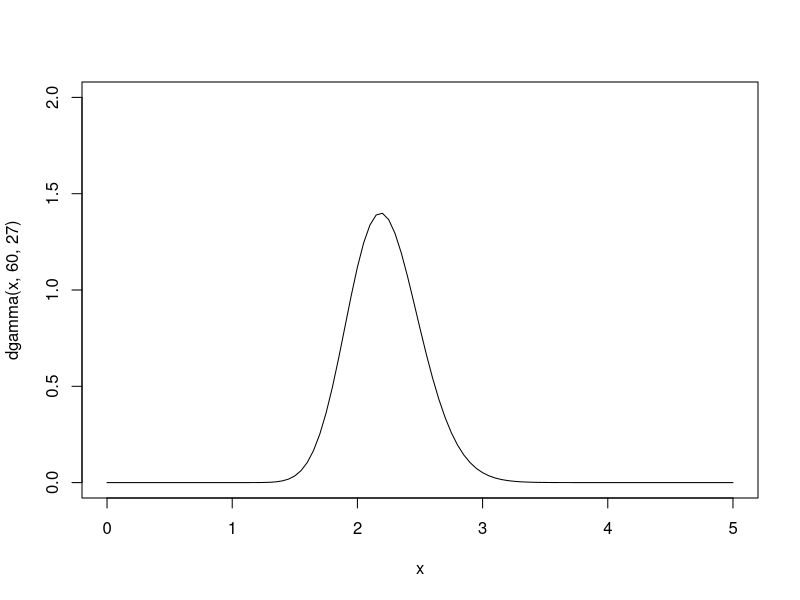

Here is the R script that generated this plot:
# Copyright 2021 Province of British Columbia
# 
# Licensed under the Apache License, Version 2.0 (the "License");
# you may not use this file except in compliance with the License.
# You may obtain a copy of the License at
# 
# http://www.apache.org/licenses/LICENSE-2.0
# 
# Unless required by applicable law or agreed to in writing, software distributed under the License is distributed on an "AS IS" BASIS,
# WITHOUT WARRANTIES OR CONDITIONS OF ANY KIND, either express or implied.
# See the License for the specific language governing permissions and limitations under the License.

#############################################################
# 00_SC_Informed Sigma.R
# adapated from Chandler & Royle 2013 (appendix)
# created by Joanna Burgar, 08-May-2018
# updated by Joanna Burgar, 04-Aug-2021 for Leroy Gonzales (streamlined)
# script for estimating calculating vaguely informed priors
#############################################################

#########################################################################
# Informative sigma priors (from Chandler & Royle)

###--- home range and call attentuation to sigma prior
# home range size in ha
# detection range in metres

sigma_prior <- function (hrsize = hrszie, detect_min = detect_min, detect_max = detect_max){
  hrlength <- sqrt(hrsize/pi*10000)
  
  hr_detect_min_area <- (hrlength+detect_min)^2*pi / 10000 # 65.62 ha, and
  hr_detect_max_area <- (hrlength+detect_max)^2*pi / 10000 # 135.61 ha
  
  # Following Royle et. al (2011), and assuming a
  # chi-squared distribution with 2 degrees of freedom,
  # the range of sigma is given by
  
  sigma_lower <- sqrt(hr_detect_min_area*10000/pi)/sqrt(5.99)   # 187 m
  sigma_upper <- sqrt(hr_detect_max_area*10000/pi)/sqrt(5.99)  # 268 m
  
  # Assuming a grid spacing of 1 unit = 100 m, aim to have a prior with most
  # of the density between:
  
  pd_lower <- sigma_lower/100
  pd_upper <- sigma_upper/100 
  
  return(list(pd_lower, pd_upper))
}


###---
# now use the output to determine the range of dgamma by adjusting the last shape and scale
# one example, for a home range of 40 ha with a call detection range between 100-300 m
# hrsize <- 10
# detect_min <- 100
# detect_max <- 300

# two example, for a home range of 10 ha no detection range
# hrsize <- 10
# detect_min <- 0
# detect_max <- 0

sigma_prior(hrsize = 10, detect_min = 0, detect_max = 0)
# [1] 0.7289734
# so in this example, want the density of the simga prior at 0.7289734 so a peak ~0.7
# for a SC or SCR model, we want 2*sigma spacing of cameras or 0.7*2 = 1.46  
# assuming a grid spacing of 100 m we want cameras spaced 1.46 units or ~ 146 m

qgamma(c(0.001,0.5,0.999),60,27) #  1.439910 2.209889 3.215138 - tight home ranges centred on 40
curve(dgamma(x,60,27), col='black',xlim=c(0,5), ylim=c(0,2))

